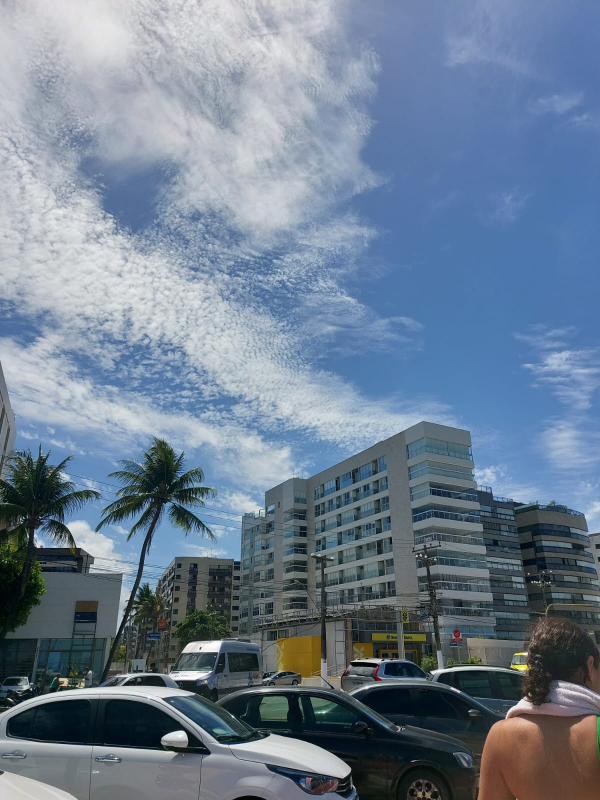
#> input picture list-3/images/p1.jpeg, 1200 x 1600 px (shown at 1/2 size); its folder holds 8 pictures in this run
$ jupyter execute --allow-errors lista3.ipynb
#> lines starting #> are read from the running program, lines starting #| are printed output that depends on the picture
## Questão 1

[cell 1]
import cv2
import matplotlib.pyplot as plt
import numpy as np
import os

IMAGES_PATH = './images'

[cell 2]
ic0 = cv2.imread(os.path.join(IMAGES_PATH, 'ic1.jpg'))
ic1 = cv2.imread(os.path.join(IMAGES_PATH, 'ic2.jpg'))
ic2 = cv2.imread(os.path.join(IMAGES_PATH, 'ic3.jpg'))

p1 = cv2.imread(os.path.join(IMAGES_PATH, 'p1.jpeg'))
#> p1 is the input picture: shape (1600, 1200, 3); mean B, G, R 145.5, 126.8, 110.2
p2 = cv2.imread(os.path.join(IMAGES_PATH, 'p2.jpeg'))
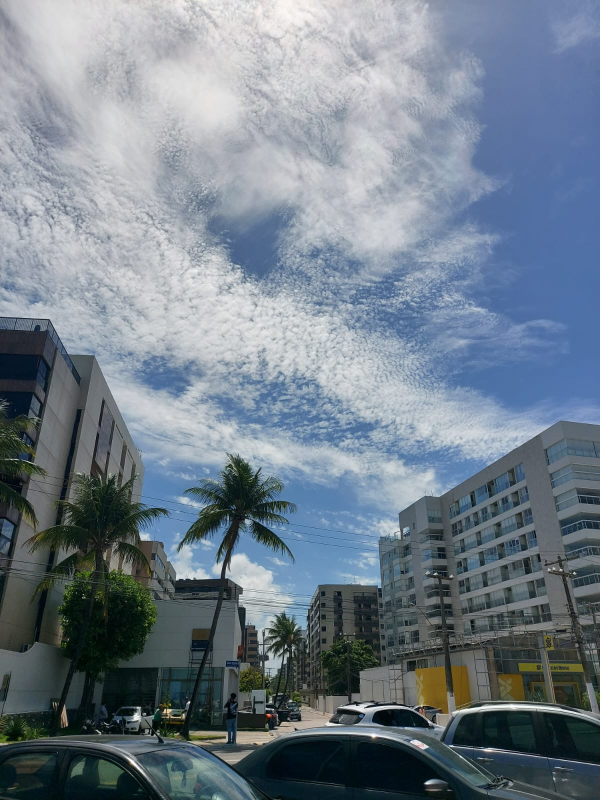
#> input picture list-3/images/p2.jpeg, 1200 x 1600 px (shown at 1/2 size)
#> p2 is the input picture: shape (1600, 1200, 3); mean B, G, R 138.5, 126.9, 114.3

m0 = cv2.imread(os.path.join(IMAGES_PATH, 'm3.jpeg'))
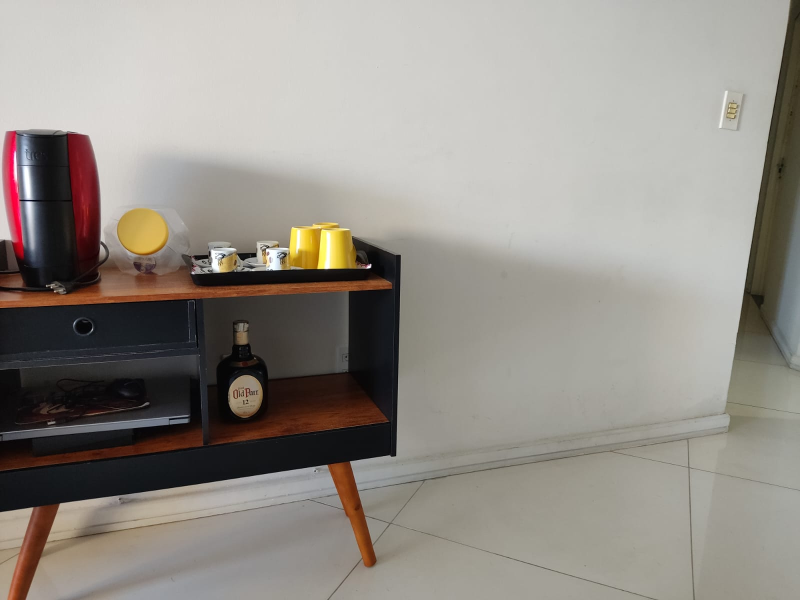
#> input picture list-3/images/m3.jpeg, 1600 x 1200 px (shown at 1/2 size)
#> m0 is the input picture: shape (1200, 1600, 3); mean B, G, R 136.4, 143.4, 148.5
m1 = cv2.imread(os.path.join(IMAGES_PATH, 'm1.jpeg'))
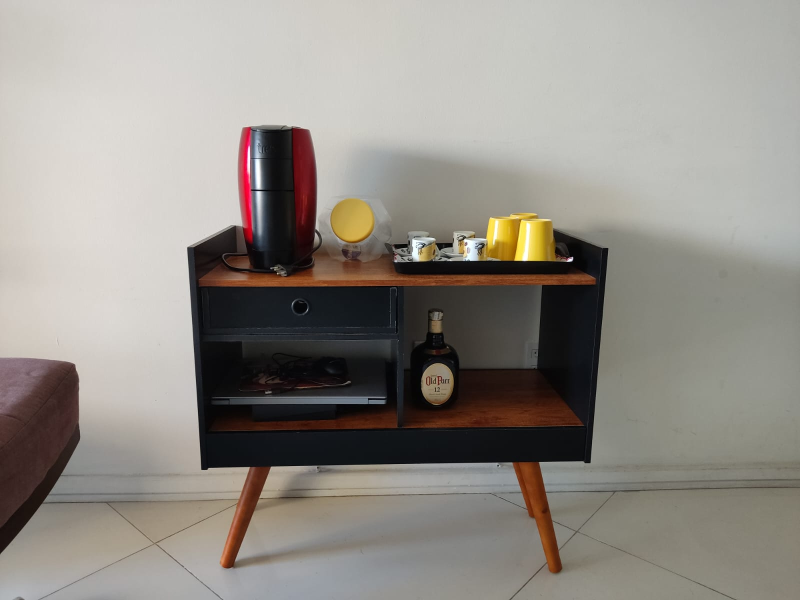
#> input picture list-3/images/m1.jpeg, 1600 x 1200 px (shown at 1/2 size)
#> m1 is the input picture: shape (1200, 1600, 3); mean B, G, R 134.7, 141.5, 146.3
m2 = cv2.imread(os.path.join(IMAGES_PATH, 'm2.jpeg'))

kd0 = cv2.imread(os.path.join(IMAGES_PATH, 'kindle3.jpeg'))
kd1 = cv2.imread(os.path.join(IMAGES_PATH, 'kindle1.jpeg'))
kd2 = cv2.imread(os.path.join(IMAGES_PATH, 'kindle2.jpeg'))

lan0 = cv2.imread(os.path.join(IMAGES_PATH, 'l3.jpeg'))
lan1 = cv2.imread(os.path.join(IMAGES_PATH, 'l1.jpeg'))
lan2 = cv2.imread(os.path.join(IMAGES_PATH, 'l2.jpeg'))

cas0 = cv2.imread(os.path.join(IMAGES_PATH, 'cas3.jpeg'))
cas1 = cv2.imread(os.path.join(IMAGES_PATH, 'cas1.jpeg'))
cas2 = cv2.imread(os.path.join(IMAGES_PATH, 'cas2.jpeg'))

tv0 = cv2.imread(os.path.join(IMAGES_PATH, 'tv3.jpeg'))
tv1 = cv2.imread(os.path.join(IMAGES_PATH, 'tv1.jpeg'))
tv2 = cv2.imread(os.path.join(IMAGES_PATH, 'tv2.jpeg'))

[cell 3]
def calculate_orb(image1, image2):
    orb = cv2.ORB_create(nfeatures=2000)
    keypoints1, descriptors1 = orb.detectAndCompute(image1, None)
    keypoints2, descriptors2 = orb.detectAndCompute(image2, None)
    return keypoints1, descriptors1, keypoints2, descriptors2

[cell 4]
def calculate_matches(descriptors1, descriptors2):
    bf = cv2.BFMatcher_create(cv2.NORM_HAMMING)
    matches = bf.knnMatch(descriptors1, descriptors2, k=2)
    return matches

[cell 5]
def get_good_matches(matches, dist=0.9):
    good = []
    for m, n in matches:
        if m.distance < dist * n.distance:
            good.append(m)

    return good

[cell 6]
def warp_images(image1, image2, H):
    rows1, cols1 = image1.shape[:2]
    rows2, cols2 = image2.shape[:2]

    list_of_points_1 = np.float32([[0,0], [0, rows1],[cols1, rows1], [cols1, 0]]).reshape(-1, 1, 2)
    temp_points = np.float32([[0,0], [0,rows2], [cols2,rows2], [cols2,0]]).reshape(-1,1,2)

    # When we have established a homography we need to warp perspective
    # Change field of view
    list_of_points_2 = cv2.perspectiveTransform(temp_points, H)

    list_of_points = np.concatenate((list_of_points_1,list_of_points_2), axis=0)

    [x_min, y_min] = np.int32(list_of_points.min(axis=0).ravel() - 0.5)
    [x_max, y_max] = np.int32(list_of_points.max(axis=0).ravel() + 0.5)

    translation_dist = [-x_min,-y_min]

    H_translation = np.array([[1, 0, translation_dist[0]], [0, 1, translation_dist[1]], [0, 0, 1]])

    output_img = cv2.warpPerspective(image2, H_translation.dot(H), (x_max-x_min, y_max-y_min))
    output_img[translation_dist[1]:rows1+translation_dist[1], translation_dist[0]:cols1+translation_dist[0]] = image1

    return output_img

[cell 7]
MIN_MATCH_COUNT = 10

def get_final(good, keypoints1, keypoints2, image1, image2):
    if len(good) > MIN_MATCH_COUNT:
        # Convert keypoints to an argument for findHomography
        src_pts = np.float32([ keypoints1[m.queryIdx].pt for m in good]).reshape(-1,1,2)
        dst_pts = np.float32([ keypoints2[m.trainIdx].pt for m in good]).reshape(-1,1,2)

        # Establish a homography
        M, _ = cv2.findHomography(src_pts, dst_pts, cv2.RANSAC,5.0)

        result = warp_images(image2, image1, M)

        return result
    return 0

[cell 8]
def stitch_two_images(image1, image2):
    keypoints1, descriptors1, keypoints2, descriptors2 = calculate_orb(image1, image2)
    matches = calculate_matches(descriptors1, descriptors2)
    good = get_good_matches(matches)
    result = get_final(good, keypoints1, keypoints2, image1, image2)
    return result

[cell 9]
def show_stitch(res):
    plt.imshow(cv2.cvtColor(res, cv2.COLOR_BGR2RGB))

### 1.1

#> (a cell that did not finish here is left out)


### 1.2

[cell 11]
show_stitch(stitch_two_images(p1, p2))
#> in calculate_orb (call 2), `keypoints1, descriptors1 = orb.detectAndCompute(image1, None)`: keypoints1 = 2000 keypoints; strongest (x, y, size): (1064, 1164, 31), (400, 1297, 31), (1069, 1163, 31), (62, 1379, 31)
#> in calculate_orb (call 2), `keypoints2, descriptors2 = orb.detectAndCompute(image2, None)`: keypoints2 = 2000 keypoints; strongest (x, y, size): (379, 1404, 31), (378, 1403, 37.2), (546, 1418, 31), (714, 1410, 31)
#> in calculate_matches (call 2), `matches = bf.knnMatch(descriptors1, descriptors2, k=2)`: matches = 2000 matches
#> after the loop in get_good_matches (call 2), `for m, n in matches:`: good = 396 matches
#> in get_final (call 2), `src_pts = np.float32([ keypoints1[m.queryIdx].pt for m in good]).resha..`: src_pts = 396 rows, first 8: [63, 915], [594, 1369], [754, 1066], [138, 1370], [132, 1371], [83, 911], [623, 1559], [101, 1372]
#> in get_final (call 2), `dst_pts = np.float32([ keypoints2[m.trainIdx].pt for m in good]).resha..`: dst_pts = 396 rows, first 8: [874.9, 1430.3], [704.2, 1388.5], [1052.6, 1146.2], [580.6, 1237.9], [543.4, 1418.3], [441.7, 1126], [861, 1453.2], [301.6, 1433.3]
#> in warp_images, `list_of_points_2 = cv2.perspectiveTransform(temp_points, H)`: list_of_points_2 = [[354.4, 422], [284.1, 1803.1], [1910.9, 1885.7], [1145.9, 312.8]]
#> in warp_images, `list_of_points = np.concatenate((list_of_points_1,list_of_points_2), a..`: list_of_points = [[0, 0], [0, 1600], [1200, 1600], [1200, 0], [354.4, 422], [284.1, 1803.1], [1910.9, 1885.7], [1145.9, 312.8]]
#> in warp_images, `[x_min, y_min] = np.int32(list_of_points.min(axis=0).ravel() - 0.5)`: x_min = 0
#> in warp_images, `[x_max, y_max] = np.int32(list_of_points.max(axis=0).ravel() + 0.5)`: x_max = 1911; y_max = 1886
#> in warp_images, `translation_dist = [-x_min,-y_min]`: translation_dist = [0, 0]
#> in warp_images, `H_translation = np.array([[1, 0, translation_dist[0]], [0, 1, translat..`: H_translation = [[1, 0, 0], [0, 1, 0], [0, 0, 1]]
#> in warp_images, `output_img = cv2.warpPerspective(image2, H_translation.dot(H), (x_max-..`:
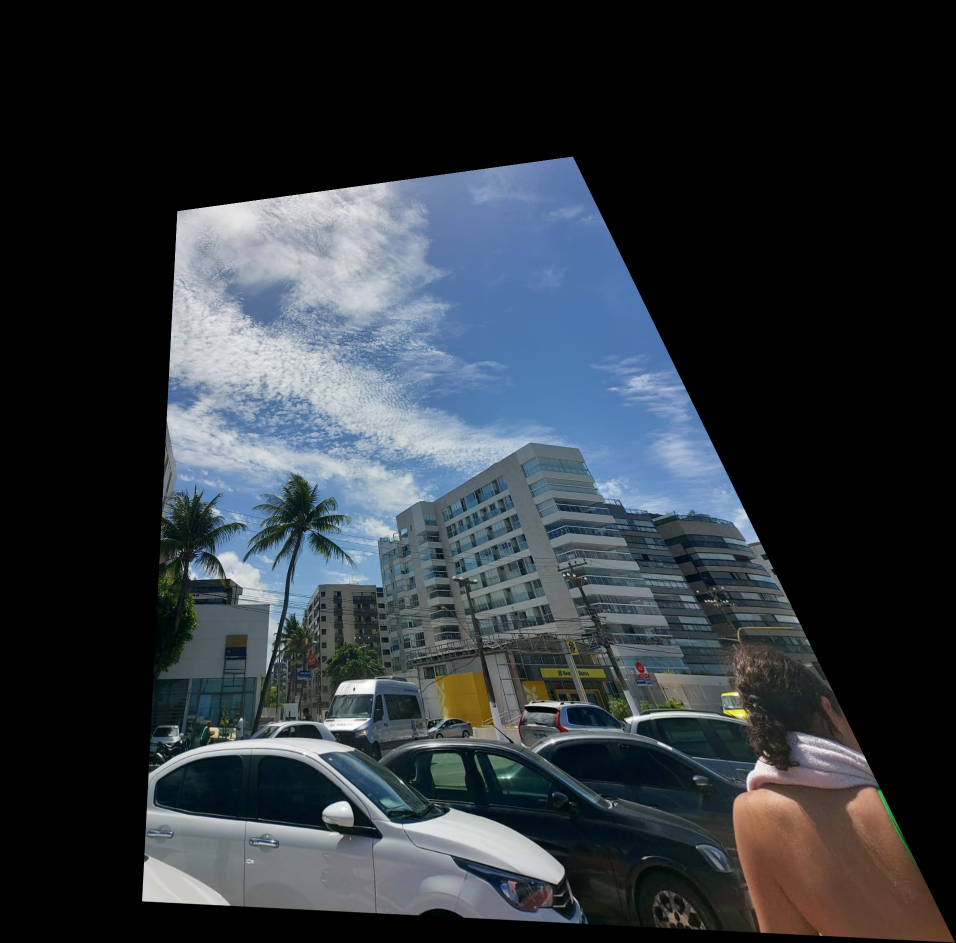
#> output_img: shape (1886, 1911, 3) (shown at 1/2 size); mean B, G, R 59, 53.1, 46.9
#> in warp_images, `output_img[translation_dist[1]:rows1+translation_dist[1], translation_..`:
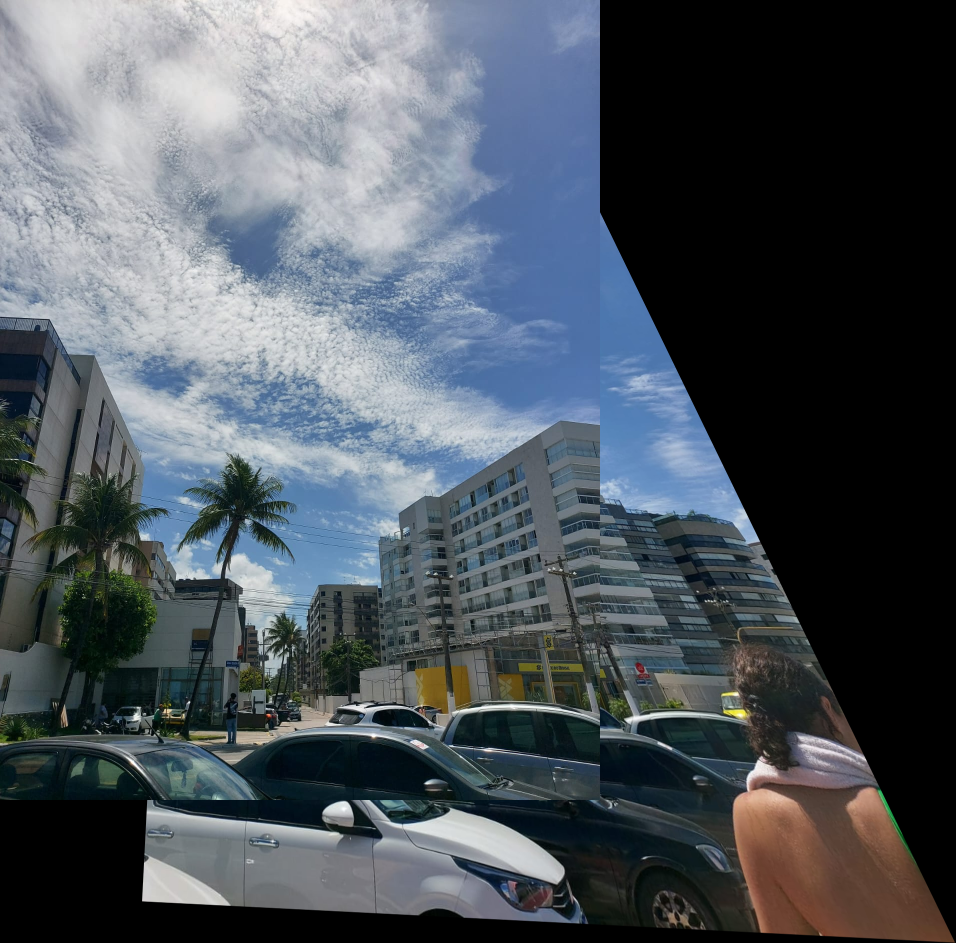
#> output_img: shape (1886, 1911, 3) (shown at 1/2 size); mean B, G, R 92.5, 85.1, 77.5

### 1.3

#> (a cell that did not finish here is left out)

#> in calculate_orb (call 3), `keypoints1, descriptors1 = orb.detectAndCompute(image1, None)`: keypoints1 = 2000 keypoints; strongest (x, y, size): (1143, 518, 64.3), (846, 492, 31), (1145, 515, 31), (1143, 520, 44.6)
#> in stitch_two_images (call 3), `keypoints1, descriptors1, keypoints2, descriptors2 = calculate_orb(ima..`: keypoints2 = ()

### 1.4

#> (a cell that did not finish here is left out)


### 1.5

#> (a cell that did not finish here is left out)


#> (a cell that did not finish here is left out)


## Questão 2

### 2.1

[cell 16]
# 2.1

res1 = stitch_two_images(ic2, ic1)
#> res1 = 0
#> (the rest of this cell did not finish here and is left out)

#> (a cell that did not finish here is left out)

#> (a cell that did not finish here is left out)

#> (a cell that did not finish here is left out)

### 2.2

[cell 20]
# 2.2

res1 = stitch_two_images(m2, m1)
#> in calculate_orb (call 9), `keypoints2, descriptors2 = orb.detectAndCompute(image2, None)`: keypoints2 has the same summary as keypoints1
#> in stitch_two_images (call 9), `keypoints1, descriptors1, keypoints2, descriptors2 = calculate_orb(ima..`: keypoints2 has the same summary as keypoints1 in calculate_orb
